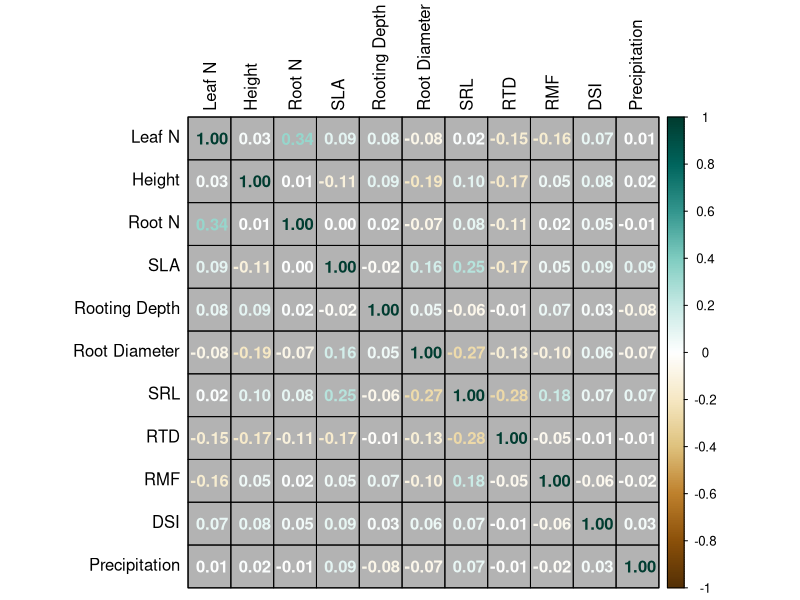

R code for this plot: (Note: this script raises an error after producing the figure.)
# Get Summary stats

# load libraries
library(tidyverse)
library(corrplot)

#### Load imputed data without woody species ####

enviro = read.csv("./Raw.Data/site.drt.dev.index.csv", row.names = 1)

# imputed traits with woody species
imputed.NW = read.csv("./Formatted.Data/Revisions/Final.Data/imputed.traits.NW.outliersRM.csv", row.names = 1) %>%
  left_join(., enviro, by = "site_code") %>%
  filter(round(cover.change, 5) > -24.50000 & round(cover.change, 5) < 23.52000) %>%
  mutate_at(vars(26:36),scale)
imputed.NW.annual = read.csv("./Formatted.Data/Revisions/Final.Data/imputed.traits.NW.annuals.outliersRM.csv", row.names = 1)%>%
  left_join(., enviro, by = "site_code") %>%
  filter(round(cover.change, 5) > -24.50000 & round(cover.change, 5) < 23.52000) %>%
  mutate_at(vars(26:36),scale)
imputed.NW.perennial = read.csv("./Formatted.Data/Revisions/Final.Data/imputed.traits.NW.perennials.outliersRM.csv", row.names = 1)%>%
  left_join(., enviro, by = "site_code") %>%
  filter(round(cover.change, 5) > -24.50000 & round(cover.change, 5) < 23.52000) %>%
  mutate_at(vars(26:36),scale)
imputed.NW.forb = read.csv("./Formatted.Data/Revisions/Final.Data/imputed.traits.NW.forbs.legume.outliersRM.csv", row.names = 1)%>%
  left_join(., enviro, by = "site_code") %>%
  filter(round(cover.change, 5) > -24.50000 & round(cover.change, 5) < 23.52000) %>%
  mutate_at(vars(26:36),scale)
imputed.NW.graminoid = read.csv("./Formatted.Data/Revisions/Final.Data/imputed.traits.NW.graminoid.outliersRM.csv", row.names = 1)%>%
  left_join(., enviro, by = "site_code") %>%
  filter(round(cover.change, 5) > -24.50000 & round(cover.change, 5) < 23.52000) %>%
  mutate_at(vars(26:36),scale)
imputed.NW.annual.forb = read.csv("./Formatted.Data/Revisions/Final.Data/imputed.traits.NW.annual.forb.legume.outliersRM.csv", row.names = 1)%>%
  left_join(., enviro, by = "site_code") %>%
  filter(round(cover.change, 5) > -24.50000 & round(cover.change, 5) < 23.52000) %>%
  mutate_at(vars(26:36),scale)
imputed.NW.perennial.forb = read.csv("./Formatted.Data/Revisions/Final.Data/imputed.traits.NW.perennial.forb.legume.outliersRM.csv", row.names = 1)%>%
  left_join(., enviro, by = "site_code") %>%
  filter(round(cover.change, 5) > -24.50000 & round(cover.change, 5) < 23.52000) %>%
  mutate_at(vars(26:36),scale)
imputed.NW.perennial.graminoid = read.csv("./Formatted.Data/Revisions/Final.Data/imputed.traits.NW.perennial.graminoid.outliersRM.csv", row.names = 1)%>%
  left_join(., enviro, by = "site_code") %>%
  filter(round(cover.change, 5) > -24.50000 & round(cover.change, 5) < 23.52000) %>%
  mutate_at(vars(26:36),scale)

#### Drop NAs ####
# drop NAs so data matches exactly that used in the models

imputed.NW.2 = imputed.NW %>%
  select(cover.change,site_code,Taxon, leafN.final:mean.MAP) %>%
  drop_na()

# number of sites

unique(imputed.NW.2$site_code) # 63 sites

# number of species

unique(imputed.NW.2$Taxon) # 421 species

#### Woody species excluded ####

imputed.traits = read.csv("./Formatted.Data/Revisions/imputed.traits.final.csv",row.names = 1)

woody = imputed.traits %>%
  filter(functional_group %in% c("WOODY") | local_lifeform %in% c("SHRUB","TREE","WOODY"))
# 112 populations removed, 81 species removed prior to outlier removal

# outlier removal
imputed.traits.2 = imputed.traits %>%
  filter(round(leafN.final, 5) < 46.00560) %>% # 4
  filter(round(height.final, 5) < 7.787850) %>% # 11
  filter(round(rootN.final, 5) < 25.55616) %>% # 18
  filter(round(SLA.final, 5) < 49.05439) %>% # 8
  filter(round(root.depth.final, 5) < 2.915000) %>% # 15
  filter(round(RTD.final, 5) < 0.7460162) %>% # 11
  filter(round(SRL.final, 5) < 437.3523) %>% # 21
  filter(round(rootDiam.final, 5) < 1.200000) %>% # 6
  filter(round(RMF.final, 5) < 0.7670084) # 10

woody.2 = imputed.traits.2 %>%
  filter(functional_group %in% c("WOODY") | local_lifeform %in% c("SHRUB","TREE","WOODY"))
# 81 populations remained, 62 species remained after outlier removal.

# 28% of populations removed, 23% of species removed as outliers
# out of all outliers removed (94 populations) 50 were woody (53%)

#### Load imputed data without woody species not scaled ####

enviro = read.csv("./Raw.Data/site.drt.dev.index.csv", row.names = 1)

# imputed traits with woody species
imputed.NW = read.csv("./Formatted.Data/Revisions/Final.Data/imputed.traits.NW.outliersRM.csv", row.names = 1) %>%
  left_join(., enviro, by = "site_code") %>%
  filter(round(cover.change, 5) > -24.50000 & round(cover.change, 5) < 23.52000)
imputed.NW.annual = read.csv("./Formatted.Data/Revisions/Final.Data/imputed.traits.NW.annuals.outliersRM.csv", row.names = 1)%>%
  left_join(., enviro, by = "site_code") %>%
  filter(round(cover.change, 5) > -24.50000 & round(cover.change, 5) < 23.52000)
imputed.NW.perennial = read.csv("./Formatted.Data/Revisions/Final.Data/imputed.traits.NW.perennials.outliersRM.csv", row.names = 1)%>%
  left_join(., enviro, by = "site_code") %>%
  filter(round(cover.change, 5) > -24.50000 & round(cover.change, 5) < 23.52000)
imputed.NW.forb = read.csv("./Formatted.Data/Revisions/Final.Data/imputed.traits.NW.forbs.legume.outliersRM.csv", row.names = 1)%>%
  left_join(., enviro, by = "site_code") %>%
  filter(round(cover.change, 5) > -24.50000 & round(cover.change, 5) < 23.52000)
imputed.NW.graminoid = read.csv("./Formatted.Data/Revisions/Final.Data/imputed.traits.NW.graminoid.outliersRM.csv", row.names = 1)%>%
  left_join(., enviro, by = "site_code") %>%
  filter(round(cover.change, 5) > -24.50000 & round(cover.change, 5) < 23.52000)
imputed.NW.annual.forb = read.csv("./Formatted.Data/Revisions/Final.Data/imputed.traits.NW.annual.forb.legume.outliersRM.csv", row.names = 1)%>%
  left_join(., enviro, by = "site_code") %>%
  filter(round(cover.change, 5) > -24.50000 & round(cover.change, 5) < 23.52000)
imputed.NW.perennial.forb = read.csv("./Formatted.Data/Revisions/Final.Data/imputed.traits.NW.perennial.forb.legume.outliersRM.csv", row.names = 1)%>%
  left_join(., enviro, by = "site_code") %>%
  filter(round(cover.change, 5) > -24.50000 & round(cover.change, 5) < 23.52000)
imputed.NW.perennial.graminoid = read.csv("./Formatted.Data/Revisions/Final.Data/imputed.traits.NW.perennial.graminoid.outliersRM.csv", row.names = 1)%>%
  left_join(., enviro, by = "site_code") %>%
  filter(round(cover.change, 5) > -24.50000 & round(cover.change, 5) < 23.52000)

# Remove NAs

imputed.NW.2 = imputed.NW %>%
  dplyr::select(cover.change,site_code,Taxon, leafN.final:mean.MAP) %>%
  drop_na()
imputed.NW.annual.2 = imputed.NW.annual %>%
  dplyr::select(cover.change,site_code,Taxon, functional_group,leafN.final:mean.MAP) %>%
  drop_na()
imputed.NW.perennial.2 = imputed.NW.perennial %>%
  dplyr::select(cover.change,site_code,Taxon,functional_group,leafN.final:mean.MAP) %>%
  drop_na()
imputed.NW.graminoid.2 = imputed.NW.graminoid %>%
  dplyr::select(cover.change,site_code,Taxon, leafN.final:mean.MAP) %>%
  drop_na()
imputed.NW.forb.2 = imputed.NW.forb %>%
  dplyr::select(cover.change,site_code,Taxon, leafN.final:mean.MAP) %>%
  drop_na()
imputed.NW.annual.forb.2 = imputed.NW.annual.forb %>%
  dplyr::select(cover.change,site_code,Taxon, leafN.final:mean.MAP) %>%
  drop_na()
imputed.NW.perennial.forb.2 = imputed.NW.perennial.forb%>%
  dplyr::select(cover.change,site_code,Taxon, leafN.final:mean.MAP) %>%
  drop_na()
imputed.NW.perennial.graminoid.2 = imputed.NW.perennial.graminoid %>%
  dplyr::select(cover.change,site_code,Taxon, leafN.final:mean.MAP) %>%
  drop_na()

#### Table S2-S6 ####
mean(imputed.NW.2$leafN.final, na.rm = TRUE)
mean(imputed.NW.2$height.final, na.rm = TRUE)
mean(imputed.NW.2$rootN.final, na.rm = TRUE)
mean(imputed.NW.2$SLA.final, na.rm = TRUE)
mean(imputed.NW.2$root.depth.final, na.rm = TRUE)
mean(imputed.NW.2$RTD.final, na.rm = TRUE)
mean(imputed.NW.2$SRL.final, na.rm = TRUE)
mean(imputed.NW.2$rootDiam.final, na.rm = TRUE)
mean(imputed.NW.2$RMF.final, na.rm = TRUE)
mean(imputed.NW.2$mean.MAP, na.rm = TRUE)
mean(imputed.NW.2$mean.DSI, na.rm = TRUE)
mean(imputed.NW.2$cover.change)

sd(imputed.NW.2$leafN.final, na.rm = TRUE)
sd(imputed.NW.2$height.final, na.rm = TRUE)
sd(imputed.NW.2$rootN.final, na.rm = TRUE)
sd(imputed.NW.2$SLA.final, na.rm = TRUE)
sd(imputed.NW.2$RMF.final, na.rm = TRUE)
sd(imputed.NW.2$root.depth.final, na.rm = TRUE)
sd(imputed.NW.2$RTD.final, na.rm = TRUE)
sd(imputed.NW.2$SRL.final, na.rm = TRUE)
sd(imputed.NW.2$rootDiam.final, na.rm = TRUE)
sd(imputed.NW.2$mean.MAP, na.rm = TRUE)
sd(imputed.NW.2$mean.DSI, na.rm = TRUE)
sd(imputed.NW.2$cover.change)

range(imputed.NW.2$leafN.final, na.rm = TRUE)
range(imputed.NW.2$height.final, na.rm = TRUE)
range(imputed.NW.2$rootN.final, na.rm = TRUE)
range(imputed.NW.2$SLA.final, na.rm = TRUE)
range(imputed.NW.2$RMF.final, na.rm = TRUE)
range(imputed.NW.2$root.depth.final, na.rm = TRUE)
range(imputed.NW.2$RTD.final, na.rm = TRUE)
range(imputed.NW.2$SRL.final, na.rm = TRUE)
range(imputed.NW.2$rootDiam.final, na.rm = TRUE)
range(imputed.NW.2$mean.MAP, na.rm = TRUE)
range(imputed.NW.2$mean.DSI, na.rm = TRUE)
range(imputed.NW.2$cover.change)

sd(imputed.NW.2$leafN.final, na.rm = TRUE)/mean(imputed.NW.2$leafN.final, na.rm = TRUE)
sd(imputed.NW.2$height.final, na.rm = TRUE)/mean(imputed.NW.2$height.final, na.rm = TRUE)
sd(imputed.NW.2$rootN.final, na.rm = TRUE)/mean(imputed.NW.2$rootN.final, na.rm = TRUE)
sd(imputed.NW.2$SLA.final, na.rm = TRUE)/mean(imputed.NW.2$SLA.final, na.rm = TRUE)
sd(imputed.NW.2$RMF.final, na.rm = TRUE)/mean(imputed.NW.2$RMF.final, na.rm = TRUE)
sd(imputed.NW.2$root.depth.final, na.rm = TRUE)/mean(imputed.NW.2$root.depth.final, na.rm = TRUE)
sd(imputed.NW.2$RTD.final, na.rm = TRUE)/mean(imputed.NW.2$RTD.final, na.rm = TRUE)
sd(imputed.NW.2$SRL.final, na.rm = TRUE)/mean(imputed.NW.2$SRL.final, na.rm = TRUE)
sd(imputed.NW.2$rootDiam.final, na.rm = TRUE)/mean(imputed.NW.2$rootDiam.final, na.rm = TRUE)
sd(imputed.NW.2$mean.MAP, na.rm = TRUE)/mean(imputed.NW.2$mean.MAP, na.rm = TRUE)
sd(imputed.NW.2$mean.DSI, na.rm = TRUE)/mean(imputed.NW.2$mean.DSI, na.rm = TRUE)
sd(imputed.NW.2$cover.change)/mean(imputed.NW.2$cover.change)

mean(imputed.NW.annual.2$leafN.final, na.rm = TRUE)
mean(imputed.NW.annual.2$height.final, na.rm = TRUE)
mean(imputed.NW.annual.2$rootN.final, na.rm = TRUE)
mean(imputed.NW.annual.2$SLA.final, na.rm = TRUE)
mean(imputed.NW.annual.2$RMF.final, na.rm = TRUE)
mean(imputed.NW.annual.2$root.depth.final, na.rm = TRUE)
mean(imputed.NW.annual.2$RTD.final, na.rm = TRUE)
mean(imputed.NW.annual.2$SRL.final, na.rm = TRUE)
mean(imputed.NW.annual.2$rootDiam.final, na.rm = TRUE)
mean(imputed.NW.annual.2$mean.MAP, na.rm = TRUE)
mean(imputed.NW.annual.2$mean.DSI, na.rm = TRUE)
mean(imputed.NW.annual.2$cover.change)

sd(imputed.NW.annual.2$leafN.final, na.rm = TRUE)
sd(imputed.NW.annual.2$height.final, na.rm = TRUE)
sd(imputed.NW.annual.2$rootN.final, na.rm = TRUE)
sd(imputed.NW.annual.2$SLA.final, na.rm = TRUE)
sd(imputed.NW.annual.2$RMF.final, na.rm = TRUE)
sd(imputed.NW.annual.2$root.depth.final, na.rm = TRUE)
sd(imputed.NW.annual.2$RTD.final, na.rm = TRUE)
sd(imputed.NW.annual.2$SRL.final, na.rm = TRUE)
sd(imputed.NW.annual.2$rootDiam.final, na.rm = TRUE)
sd(imputed.NW.annual.2$mean.MAP, na.rm = TRUE)
sd(imputed.NW.annual.2$mean.DSI, na.rm = TRUE)
sd(imputed.NW.annual.2$cover.change)

range(imputed.NW.annual.2$leafN.final, na.rm = TRUE)
range(imputed.NW.annual.2$height.final, na.rm = TRUE)
range(imputed.NW.annual.2$rootN.final, na.rm = TRUE)
range(imputed.NW.annual.2$SLA.final, na.rm = TRUE)
range(imputed.NW.annual.2$RMF.final, na.rm = TRUE)
range(imputed.NW.annual.2$root.depth.final, na.rm = TRUE)
range(imputed.NW.annual.2$RTD.final, na.rm = TRUE)
range(imputed.NW.annual.2$SRL.final, na.rm = TRUE)
range(imputed.NW.annual.2$rootDiam.final, na.rm = TRUE)
range(imputed.NW.annual.2$mean.MAP, na.rm = TRUE)
range(imputed.NW.annual.2$mean.DSI, na.rm = TRUE)
range(imputed.NW.annual.2$cover.change)

mean(imputed.NW.perennial.2$leafN.final, na.rm = TRUE)
mean(imputed.NW.perennial.2$height.final, na.rm = TRUE)
mean(imputed.NW.perennial.2$rootN.final, na.rm = TRUE)
mean(imputed.NW.perennial.2$SLA.final, na.rm = TRUE)
mean(imputed.NW.perennial.2$RMF.final, na.rm = TRUE)
mean(imputed.NW.perennial.2$root.depth.final, na.rm = TRUE)
mean(imputed.NW.perennial.2$RTD.final, na.rm = TRUE)
mean(imputed.NW.perennial.2$SRL.final, na.rm = TRUE)
mean(imputed.NW.perennial.2$rootDiam.final, na.rm = TRUE)
mean(imputed.NW.perennial.2$mean.MAP, na.rm = TRUE)
mean(imputed.NW.perennial.2$mean.DSI, na.rm = TRUE)
mean(imputed.NW.perennial.2$cover.change)

sd(imputed.NW.perennial.2$leafN.final, na.rm = TRUE)
sd(imputed.NW.perennial.2$height.final, na.rm = TRUE)
sd(imputed.NW.perennial.2$rootN.final, na.rm = TRUE)
sd(imputed.NW.perennial.2$SLA.final, na.rm = TRUE)
sd(imputed.NW.perennial.2$RMF.final, na.rm = TRUE)
sd(imputed.NW.perennial.2$root.depth.final, na.rm = TRUE)
sd(imputed.NW.perennial.2$RTD.final, na.rm = TRUE)
sd(imputed.NW.perennial.2$SRL.final, na.rm = TRUE)
sd(imputed.NW.perennial.2$rootDiam.final, na.rm = TRUE)
sd(imputed.NW.perennial.2$mean.MAP, na.rm = TRUE)
sd(imputed.NW.perennial.2$mean.DSI, na.rm = TRUE)
sd(imputed.NW.perennial.2$cover.change)

range(imputed.NW.perennial.2$leafN.final, na.rm = TRUE)
range(imputed.NW.perennial.2$height.final, na.rm = TRUE)
range(imputed.NW.perennial.2$rootN.final, na.rm = TRUE)
range(imputed.NW.perennial.2$SLA.final, na.rm = TRUE)
range(imputed.NW.perennial.2$RMF.final, na.rm = TRUE)
range(imputed.NW.perennial.2$root.depth.final, na.rm = TRUE)
range(imputed.NW.perennial.2$RTD.final, na.rm = TRUE)
range(imputed.NW.perennial.2$SRL.final, na.rm = TRUE)
range(imputed.NW.perennial.2$rootDiam.final, na.rm = TRUE)
range(imputed.NW.perennial.2$mean.MAP, na.rm = TRUE)
range(imputed.NW.perennial.2$mean.DSI, na.rm = TRUE)
range(imputed.NW.perennial.2$cover.change)

mean(imputed.NW.graminoid.2$leafN.final, na.rm = TRUE)
mean(imputed.NW.graminoid.2$height.final, na.rm = TRUE)
mean(imputed.NW.graminoid.2$rootN.final, na.rm = TRUE)
mean(imputed.NW.graminoid.2$SLA.final, na.rm = TRUE)
mean(imputed.NW.graminoid.2$RMF.final, na.rm = TRUE)
mean(imputed.NW.graminoid.2$root.depth.final, na.rm = TRUE)
mean(imputed.NW.graminoid.2$RTD.final, na.rm = TRUE)
mean(imputed.NW.graminoid.2$SRL.final, na.rm = TRUE)
mean(imputed.NW.graminoid.2$rootDiam.final, na.rm = TRUE)
mean(imputed.NW.graminoid.2$mean.MAP, na.rm = TRUE)
mean(imputed.NW.graminoid.2$mean.DSI, na.rm = TRUE)
mean(imputed.NW.graminoid.2$cover.change)

sd(imputed.NW.graminoid.2$leafN.final, na.rm = TRUE)
sd(imputed.NW.graminoid.2$height.final, na.rm = TRUE)
sd(imputed.NW.graminoid.2$rootN.final, na.rm = TRUE)
sd(imputed.NW.graminoid.2$SLA.final, na.rm = TRUE)
sd(imputed.NW.graminoid.2$RMF.final, na.rm = TRUE)
sd(imputed.NW.graminoid.2$root.depth.final, na.rm = TRUE)
sd(imputed.NW.graminoid.2$RTD.final, na.rm = TRUE)
sd(imputed.NW.graminoid.2$SRL.final, na.rm = TRUE)
sd(imputed.NW.graminoid.2$rootDiam.final, na.rm = TRUE)
sd(imputed.NW.graminoid.2$mean.MAP, na.rm = TRUE)
sd(imputed.NW.graminoid.2$mean.DSI, na.rm = TRUE)
sd(imputed.NW.graminoid.2$cover.change)

range(imputed.NW.graminoid.2$leafN.final, na.rm = TRUE)
range(imputed.NW.graminoid.2$height.final, na.rm = TRUE)
range(imputed.NW.graminoid.2$rootN.final, na.rm = TRUE)
range(imputed.NW.graminoid.2$SLA.final, na.rm = TRUE)
range(imputed.NW.graminoid.2$RMF.final, na.rm = TRUE)
range(imputed.NW.graminoid.2$root.depth.final, na.rm = TRUE)
range(imputed.NW.graminoid.2$RTD.final, na.rm = TRUE)
range(imputed.NW.graminoid.2$SRL.final, na.rm = TRUE)
range(imputed.NW.graminoid.2$rootDiam.final, na.rm = TRUE)
range(imputed.NW.graminoid.2$mean.MAP, na.rm = TRUE)
range(imputed.NW.graminoid.2$mean.DSI, na.rm = TRUE)
range(imputed.NW.graminoid.2$cover.change)

mean(imputed.NW.forb.2$leafN.final, na.rm = TRUE)
mean(imputed.NW.forb.2$height.final, na.rm = TRUE)
mean(imputed.NW.forb.2$rootN.final, na.rm = TRUE)
mean(imputed.NW.forb.2$SLA.final, na.rm = TRUE)
mean(imputed.NW.forb.2$RMF.final, na.rm = TRUE)
mean(imputed.NW.forb.2$root.depth.final, na.rm = TRUE)
mean(imputed.NW.forb.2$RTD.final, na.rm = TRUE)
mean(imputed.NW.forb.2$SRL.final, na.rm = TRUE)
mean(imputed.NW.forb.2$rootDiam.final, na.rm = TRUE)
mean(imputed.NW.forb.2$mean.MAP, na.rm = TRUE)
mean(imputed.NW.forb.2$mean.DSI, na.rm = TRUE)
mean(imputed.NW.forb.2$cover.change)

sd(imputed.NW.forb.2$leafN.final, na.rm = TRUE)
sd(imputed.NW.forb.2$height.final, na.rm = TRUE)
sd(imputed.NW.forb.2$rootN.final, na.rm = TRUE)
sd(imputed.NW.forb.2$SLA.final, na.rm = TRUE)
sd(imputed.NW.forb.2$RMF.final, na.rm = TRUE)
sd(imputed.NW.forb.2$root.depth.final, na.rm = TRUE)
sd(imputed.NW.forb.2$RTD.final, na.rm = TRUE)
sd(imputed.NW.forb.2$SRL.final, na.rm = TRUE)
sd(imputed.NW.forb.2$rootDiam.final, na.rm = TRUE)
sd(imputed.NW.forb.2$mean.MAP, na.rm = TRUE)
sd(imputed.NW.forb.2$mean.DSI, na.rm = TRUE)
sd(imputed.NW.forb.2$cover.change)

range(imputed.NW.forb.2$leafN.final, na.rm = TRUE)
range(imputed.NW.forb.2$height.final, na.rm = TRUE)
range(imputed.NW.forb.2$rootN.final, na.rm = TRUE)
range(imputed.NW.forb.2$SLA.final, na.rm = TRUE)
range(imputed.NW.forb.2$RMF.final, na.rm = TRUE)
range(imputed.NW.forb.2$root.depth.final, na.rm = TRUE)
range(imputed.NW.forb.2$RTD.final, na.rm = TRUE)
range(imputed.NW.forb.2$SRL.final, na.rm = TRUE)
range(imputed.NW.forb.2$rootDiam.final, na.rm = TRUE)
range(imputed.NW.forb.2$mean.MAP, na.rm = TRUE)
range(imputed.NW.forb.2$mean.DSI, na.rm = TRUE)
range(imputed.NW.forb.2$cover.change)

mean(imputed.NW.annual.forb.2$leafN.final, na.rm = TRUE)
mean(imputed.NW.annual.forb.2$height.final, na.rm = TRUE)
mean(imputed.NW.annual.forb.2$rootN.final, na.rm = TRUE)
mean(imputed.NW.annual.forb.2$SLA.final, na.rm = TRUE)
mean(imputed.NW.annual.forb.2$RMF.final, na.rm = TRUE)
mean(imputed.NW.annual.forb.2$root.depth.final, na.rm = TRUE)
mean(imputed.NW.annual.forb.2$RTD.final, na.rm = TRUE)
mean(imputed.NW.annual.forb.2$SRL.final, na.rm = TRUE)
mean(imputed.NW.annual.forb.2$rootDiam.final, na.rm = TRUE)
mean(imputed.NW.annual.forb.2$mean.MAP, na.rm = TRUE)
mean(imputed.NW.annual.forb.2$mean.DSI, na.rm = TRUE)
mean(imputed.NW.annual.forb.2$cover.change)

sd(imputed.NW.annual.forb.2$leafN.final, na.rm = TRUE)
sd(imputed.NW.annual.forb.2$height.final, na.rm = TRUE)
sd(imputed.NW.annual.forb.2$rootN.final, na.rm = TRUE)
sd(imputed.NW.annual.forb.2$SLA.final, na.rm = TRUE)
sd(imputed.NW.annual.forb.2$RMF.final, na.rm = TRUE)
sd(imputed.NW.annual.forb.2$root.depth.final, na.rm = TRUE)
sd(imputed.NW.annual.forb.2$RTD.final, na.rm = TRUE)
sd(imputed.NW.annual.forb.2$SRL.final, na.rm = TRUE)
sd(imputed.NW.annual.forb.2$rootDiam.final, na.rm = TRUE)
sd(imputed.NW.annual.forb.2$mean.MAP, na.rm = TRUE)
sd(imputed.NW.annual.forb.2$mean.DSI, na.rm = TRUE)
sd(imputed.NW.annual.forb.2$cover.change)

range(imputed.NW.annual.forb.2$leafN.final, na.rm = TRUE)
range(imputed.NW.annual.forb.2$height.final, na.rm = TRUE)
range(imputed.NW.annual.forb.2$rootN.final, na.rm = TRUE)
range(imputed.NW.annual.forb.2$SLA.final, na.rm = TRUE)
range(imputed.NW.annual.forb.2$RMF.final, na.rm = TRUE)
range(imputed.NW.annual.forb.2$root.depth.final, na.rm = TRUE)
range(imputed.NW.annual.forb.2$RTD.final, na.rm = TRUE)
range(imputed.NW.annual.forb.2$SRL.final, na.rm = TRUE)
range(imputed.NW.annual.forb.2$rootDiam.final, na.rm = TRUE)
range(imputed.NW.annual.forb.2$mean.MAP, na.rm = TRUE)
range(imputed.NW.annual.forb.2$mean.DSI, na.rm = TRUE)
range(imputed.NW.annual.forb.2$cover.change)

mean(imputed.NW.perennial.graminoid.2$leafN.final, na.rm = TRUE)
mean(imputed.NW.perennial.graminoid.2$height.final, na.rm = TRUE)
mean(imputed.NW.perennial.graminoid.2$rootN.final, na.rm = TRUE)
mean(imputed.NW.perennial.graminoid.2$SLA.final, na.rm = TRUE)
mean(imputed.NW.perennial.graminoid.2$RMF.final, na.rm = TRUE)
mean(imputed.NW.perennial.graminoid.2$root.depth.final, na.rm = TRUE)
mean(imputed.NW.perennial.graminoid.2$RTD.final, na.rm = TRUE)
mean(imputed.NW.perennial.graminoid.2$SRL.final, na.rm = TRUE)
mean(imputed.NW.perennial.graminoid.2$rootDiam.final, na.rm = TRUE)
mean(imputed.NW.perennial.graminoid.2$mean.MAP, na.rm = TRUE)
mean(imputed.NW.perennial.graminoid.2$mean.DSI, na.rm = TRUE)
mean(imputed.NW.perennial.graminoid.2$cover.change)

sd(imputed.NW.perennial.graminoid.2$leafN.final, na.rm = TRUE)
sd(imputed.NW.perennial.graminoid.2$height.final, na.rm = TRUE)
sd(imputed.NW.perennial.graminoid.2$rootN.final, na.rm = TRUE)
sd(imputed.NW.perennial.graminoid.2$SLA.final, na.rm = TRUE)
sd(imputed.NW.perennial.graminoid.2$RMF.final, na.rm = TRUE)
sd(imputed.NW.perennial.graminoid.2$root.depth.final, na.rm = TRUE)
sd(imputed.NW.perennial.graminoid.2$RTD.final, na.rm = TRUE)
sd(imputed.NW.perennial.graminoid.2$SRL.final, na.rm = TRUE)
sd(imputed.NW.perennial.graminoid.2$rootDiam.final, na.rm = TRUE)
sd(imputed.NW.perennial.graminoid.2$mean.MAP, na.rm = TRUE)
sd(imputed.NW.perennial.graminoid.2$mean.DSI, na.rm = TRUE)
sd(imputed.NW.perennial.graminoid.2$cover.change)

range(imputed.NW.perennial.graminoid.2$leafN.final, na.rm = TRUE)
range(imputed.NW.perennial.graminoid.2$height.final, na.rm = TRUE)
range(imputed.NW.perennial.graminoid.2$rootN.final, na.rm = TRUE)
range(imputed.NW.perennial.graminoid.2$SLA.final, na.rm = TRUE)
range(imputed.NW.perennial.graminoid.2$RMF.final, na.rm = TRUE)
range(imputed.NW.perennial.graminoid.2$root.depth.final, na.rm = TRUE)
range(imputed.NW.perennial.graminoid.2$RTD.final, na.rm = TRUE)
range(imputed.NW.perennial.graminoid.2$SRL.final, na.rm = TRUE)
range(imputed.NW.perennial.graminoid.2$rootDiam.final, na.rm = TRUE)
range(imputed.NW.perennial.graminoid.2$mean.MAP, na.rm = TRUE)
range(imputed.NW.perennial.graminoid.2$mean.DSI, na.rm = TRUE)
range(imputed.NW.perennial.graminoid.2$cover.change)

mean(imputed.NW.perennial.forb.2$leafN.final, na.rm = TRUE)
mean(imputed.NW.perennial.forb.2$height.final, na.rm = TRUE)
mean(imputed.NW.perennial.forb.2$rootN.final, na.rm = TRUE)
mean(imputed.NW.perennial.forb.2$SLA.final, na.rm = TRUE)
mean(imputed.NW.perennial.forb.2$RMF.final, na.rm = TRUE)
mean(imputed.NW.perennial.forb.2$root.depth.final, na.rm = TRUE)
mean(imputed.NW.perennial.forb.2$RTD.final, na.rm = TRUE)
mean(imputed.NW.perennial.forb.2$SRL.final, na.rm = TRUE)
mean(imputed.NW.perennial.forb.2$rootDiam.final, na.rm = TRUE)
mean(imputed.NW.perennial.forb.2$mean.MAP, na.rm = TRUE)
mean(imputed.NW.perennial.forb.2$mean.DSI, na.rm = TRUE)
mean(imputed.NW.perennial.forb.2$cover.change)

sd(imputed.NW.perennial.forb.2$leafN.final, na.rm = TRUE)
sd(imputed.NW.perennial.forb.2$height.final, na.rm = TRUE)
sd(imputed.NW.perennial.forb.2$rootN.final, na.rm = TRUE)
sd(imputed.NW.perennial.forb.2$SLA.final, na.rm = TRUE)
sd(imputed.NW.perennial.forb.2$RMF.final, na.rm = TRUE)
sd(imputed.NW.perennial.forb.2$root.depth.final, na.rm = TRUE)
sd(imputed.NW.perennial.forb.2$RTD.final, na.rm = TRUE)
sd(imputed.NW.perennial.forb.2$SRL.final, na.rm = TRUE)
sd(imputed.NW.perennial.forb.2$rootDiam.final, na.rm = TRUE)
sd(imputed.NW.perennial.forb.2$mean.MAP, na.rm = TRUE)
sd(imputed.NW.perennial.forb.2$mean.DSI, na.rm = TRUE)
sd(imputed.NW.perennial.forb.2$cover.change)

range(imputed.NW.perennial.forb.2$leafN.final, na.rm = TRUE)
range(imputed.NW.perennial.forb.2$height.final, na.rm = TRUE)
range(imputed.NW.perennial.forb.2$rootN.final, na.rm = TRUE)
range(imputed.NW.perennial.forb.2$SLA.final, na.rm = TRUE)
range(imputed.NW.perennial.forb.2$RMF.final, na.rm = TRUE)
range(imputed.NW.perennial.forb.2$root.depth.final, na.rm = TRUE)
range(imputed.NW.perennial.forb.2$RTD.final, na.rm = TRUE)
range(imputed.NW.perennial.forb.2$SRL.final, na.rm = TRUE)
range(imputed.NW.perennial.forb.2$rootDiam.final, na.rm = TRUE)
range(imputed.NW.perennial.forb.2$mean.MAP, na.rm = TRUE)
range(imputed.NW.perennial.forb.2$mean.DSI, na.rm = TRUE)
range(imputed.NW.perennial.forb.2$cover.change)

# get functional groups in annuals and perennials

table(imputed.NW.annual.2$functional_group)
# forb 124, graminoid 44 legume 10
table(imputed.NW.perennial.2$functional_group)
# forb 224, graminoid 31, graminoid 174, legume 33

#### T-test of cover differences ####
t.test(imputed.NW.annual.2$cover.change,imputed.NW.perennial.2$cover.change)
# t = 0.59583, df = 324.25, p-value = 0.5517
t.test(imputed.NW.graminoid.2$cover.change,imputed.NW.forb.2$cover.change)
# t = -0.89215, df = 420.74, p-value = 0.3728



### Correlation Plots ####

enviro = read.csv("./Raw.Data/site.drt.dev.index.csv", row.names = 1)

# imputed traits with woody species
imputed.NW = read.csv("./Formatted.Data/Revisions/Final.Data/imputed.traits.NW.outliersRM.csv", row.names = 1) %>%
  left_join(., enviro, by = "site_code") %>%
  filter(round(cover.change, 5) > -24.50000 & round(cover.change, 5) < 23.52000)
imputed.NW.annual = read.csv("./Formatted.Data/Revisions/Final.Data/imputed.traits.NW.annuals.outliersRM.csv", row.names = 1)%>%
  left_join(., enviro, by = "site_code") %>%
  filter(round(cover.change, 5) > -24.50000 & round(cover.change, 5) < 23.52000)
imputed.NW.perennial = read.csv("./Formatted.Data/Revisions/Final.Data/imputed.traits.NW.perennials.outliersRM.csv", row.names = 1)%>%
  left_join(., enviro, by = "site_code") %>%
  filter(round(cover.change, 5) > -24.50000 & round(cover.change, 5) < 23.52000)
imputed.NW.forb = read.csv("./Formatted.Data/Revisions/Final.Data/imputed.traits.NW.forbs.legume.outliersRM.csv", row.names = 1)%>%
  left_join(., enviro, by = "site_code") %>%
  filter(round(cover.change, 5) > -24.50000 & round(cover.change, 5) < 23.52000)
imputed.NW.graminoid = read.csv("./Formatted.Data/Revisions/Final.Data/imputed.traits.NW.graminoid.outliersRM.csv", row.names = 1)%>%
  left_join(., enviro, by = "site_code") %>%
  filter(round(cover.change, 5) > -24.50000 & round(cover.change, 5) < 23.52000)
imputed.NW.annual.forb = read.csv("./Formatted.Data/Revisions/Final.Data/imputed.traits.NW.annual.forb.legume.outliersRM.csv", row.names = 1)%>%
  left_join(., enviro, by = "site_code") %>%
  filter(round(cover.change, 5) > -24.50000 & round(cover.change, 5) < 23.52000)
imputed.NW.perennial.forb = read.csv("./Formatted.Data/Revisions/Final.Data/imputed.traits.NW.perennial.forb.legume.outliersRM.csv", row.names = 1)%>%
  left_join(., enviro, by = "site_code") %>%
  filter(round(cover.change, 5) > -24.50000 & round(cover.change, 5) < 23.52000)
imputed.NW.perennial.graminoid = read.csv("./Formatted.Data/Revisions/Final.Data/imputed.traits.NW.perennial.graminoid.outliersRM.csv", row.names = 1)%>%
  left_join(., enviro, by = "site_code") %>%
  filter(round(cover.change, 5) > -24.50000 & round(cover.change, 5) < 23.52000)

# Remove NAs

imputed.NW.2 = imputed.NW %>%
  select(cover.change,site_code,Taxon, leafN.final:mean.MAP) %>%
  drop_na()
imputed.NW.annual.2 = imputed.NW.annual %>%
  select(cover.change,site_code,Taxon, leafN.final:mean.MAP) %>%
  drop_na()
imputed.NW.perennial.2 = imputed.NW.perennial %>%
  select(cover.change,site_code,Taxon,leafN.final:mean.MAP) %>%
  drop_na()
imputed.NW.graminoid.2 = imputed.NW.graminoid %>%
  select(cover.change,site_code,Taxon, leafN.final:mean.MAP) %>%
  drop_na()
imputed.NW.forb.2 = imputed.NW.forb %>%
  select(cover.change,site_code,Taxon, leafN.final:mean.MAP) %>%
  drop_na()
imputed.NW.annual.forb.2 = imputed.NW.annual.forb %>%
  select(cover.change,site_code,Taxon, leafN.final:mean.MAP) %>%
  drop_na()
imputed.NW.perennial.forb.2 = imputed.NW.perennial.forb%>%
  select(cover.change,site_code,Taxon, leafN.final:mean.MAP) %>%
  drop_na()
imputed.NW.perennial.graminoid.2 = imputed.NW.perennial.graminoid %>%
  select(cover.change,site_code,Taxon, leafN.final:mean.MAP) %>%
  drop_na()

colnames(imputed.NW.2)[4:14] = c("Leaf N","Height","Root N","SLA","Rooting Depth","Root Diameter","SRL","RTD","RMF",
                                 "DSI","Precipitation")
colnames(imputed.NW.annual.2)[4:14] = c("Leaf N","Height","Root N","SLA","Rooting Depth","Root Diameter","SRL","RTD","RMF",
                                 "DSI","Precipitation")
colnames(imputed.NW.perennial.2)[4:14] = c("Leaf N","Height","Root N","SLA","Rooting Depth","Root Diameter","SRL","RTD","RMF",
                                 "DSI","Precipitation")
colnames(imputed.NW.forb.2)[4:14] = c("Leaf N","Height","Root N","SLA","Rooting Depth","Root Diameter","SRL","RTD","RMF",
                                 "DSI","Precipitation")
colnames(imputed.NW.graminoid.2)[4:14] = c("Leaf N","Height","Root N","SLA","Rooting Depth","Root Diameter","SRL","RTD","RMF",
                                 "DSI","Precipitation")
colnames(imputed.NW.annual.forb.2)[4:14] = c("Leaf N","Height","Root N","SLA","Rooting Depth","Root Diameter","SRL","RTD","RMF",
                                 "DSI","Precipitation")
colnames(imputed.NW.perennial.graminoid.2)[4:14] = c("Leaf N","Height","Root N","SLA","Rooting Depth","Root Diameter","SRL","RTD","RMF",
                                             "DSI","Precipitation")
colnames(imputed.NW.perennial.forb.2)[4:14] = c("Leaf N","Height","Root N","SLA","Rooting Depth","Root Diameter","SRL","RTD","RMF",
                                             "DSI","Precipitation")
# output 8 x 8
all.traits.cor = cor(imputed.NW.2[,c(4:14)],use = "pairwise") 
corrplot(all.traits.cor, method="number",tl.col = "black", bg = "gray70",is.corr = TRUE,
         col.lim = c(-1,1), col = COL2('BrBG', 200), addgrid.col = "black")
# highest correlation is -0.28 and 0.34

write.csv(all.traits.cor, file = "./Results/all.traits.cor.csv")

annual.traits.cor = cor(imputed.NW.annual.2[,c(4:14)],use = "pairwise") 
corrplot(annual.traits.cor, method="number",tl.col = "black", bg = "gray70",is.corr = TRUE,
         col.lim = c(-1,1), col = COL2('BrBG', 200), addgrid.col = "black")
# highest correlation is -0.31 and 0.35

write.csv(annual.traits.cor, file = "./Results/annual.traits.cor.csv")

perennial.traits.cor = cor(imputed.NW.perennial.2[,c(4:14)],use = "pairwise") 
corrplot(perennial.traits.cor, method="number",tl.col = "black", bg = "gray70",is.corr = TRUE,
         col.lim = c(-1,1), col = COL2('BrBG', 200), addgrid.col = "black")
# highest correlation is -0.29 and 0.39

write.csv(perennial.traits.cor, file = "./Results/perennial.traits.cor.csv")

forb.traits.cor = cor(imputed.NW.forb.2[,c(4:14)],use = "pairwise") 
corrplot(forb.traits.cor, method="number",tl.col = "black", bg = "gray70",is.corr = TRUE,
         col.lim = c(-1,1), col = COL2('BrBG', 200), addgrid.col = "black")
# highest correlation is -0.24 and 0.33

write.csv(forb.traits.cor, file = "./Results/forb.traits.cor.csv")

graminoid.traits.cor = cor(imputed.NW.graminoid.2[,c(4:14)],use = "pairwise") 
corrplot(graminoid.traits.cor, method="number",tl.col = "black", bg = "gray70",is.corr = TRUE,
         col.lim = c(-1,1), col = COL2('BrBG', 200), addgrid.col = "black")
# highest correlation is -0.47 and 0.25

write.csv(graminoid.traits.cor, file = "./Results/graminoid.traits.cor.csv")

annual.forb.traits.cor = cor(imputed.NW.annual.forb.2[,c(4:14)],use = "pairwise") 
corrplot(annual.forb.traits.cor, method="number",tl.col = "black", bg = "gray70",is.corr = TRUE,
         col.lim = c(-1,1), col = COL2('BrBG', 200), addgrid.col = "black")
# highest correlation is -0.43 and 0.35

write.csv(annual.forb.traits.cor, file = "./Results/annual.forb.traits.cor.csv")

perennial.forb.traits.cor = cor(imputed.NW.perennial.forb.2[,c(4:14)],use = "pairwise") 
corrplot(perennial.forb.traits.cor, method="number",tl.col = "black", bg = "gray70",is.corr = TRUE,
         col.lim = c(-1,1), col = COL2('BrBG', 200), addgrid.col = "black")
# highest correlation is -0.27 and 0.38

write.csv(perennial.forb.traits.cor, file = "./Results/perennial.forb.traits.cor.csv")

perennial.graminoid.traits.cor = cor(imputed.NW.perennial.graminoid.2[,c(4:14)],use = "pairwise") 
corrplot(perennial.graminoid.traits.cor, method="number",tl.col = "black", bg = "gray70",is.corr = TRUE,
         col.lim = c(-1,1), col = COL2('BrBG', 200), addgrid.col = "black")
# highest correlation is -0.44 and 0.25

write.csv(perennial.graminoid.traits.cor, file = "./Results/perennial.graminoid.traits.cor.csv")


#### Height of covers ####

site.data = read.csv("./Raw.Data/Site_Elev-Disturb.csv")

enviro = read.csv("./Raw.Data/site.drt.dev.index.csv", row.names = 1)

# imputed traits with woody species
imputed.NW = read.csv("./Formatted.Data/Revisions/Final.Data/imputed.traits.NW.outliersRM.csv", row.names = 1) %>%
  left_join(., enviro, by = "site_code") %>%
  filter(round(cover.change, 5) > -24.50000 & round(cover.change, 5) < 23.52000) %>%
  mutate_at(vars(26:36),scale)
imputed.NW.2 = imputed.NW %>%
  select(cover.change,site_code,Taxon, leafN.final:mean.MAP) %>%
  drop_na()

unq.sites = unique(imputed.NW.2$site_code)

site.data.2 = site.data %>%
  filter(site_code %in% unq.sites)

table(site.data.2$habitat.type)
# graminoidland Shrubland 
# 44        19 

